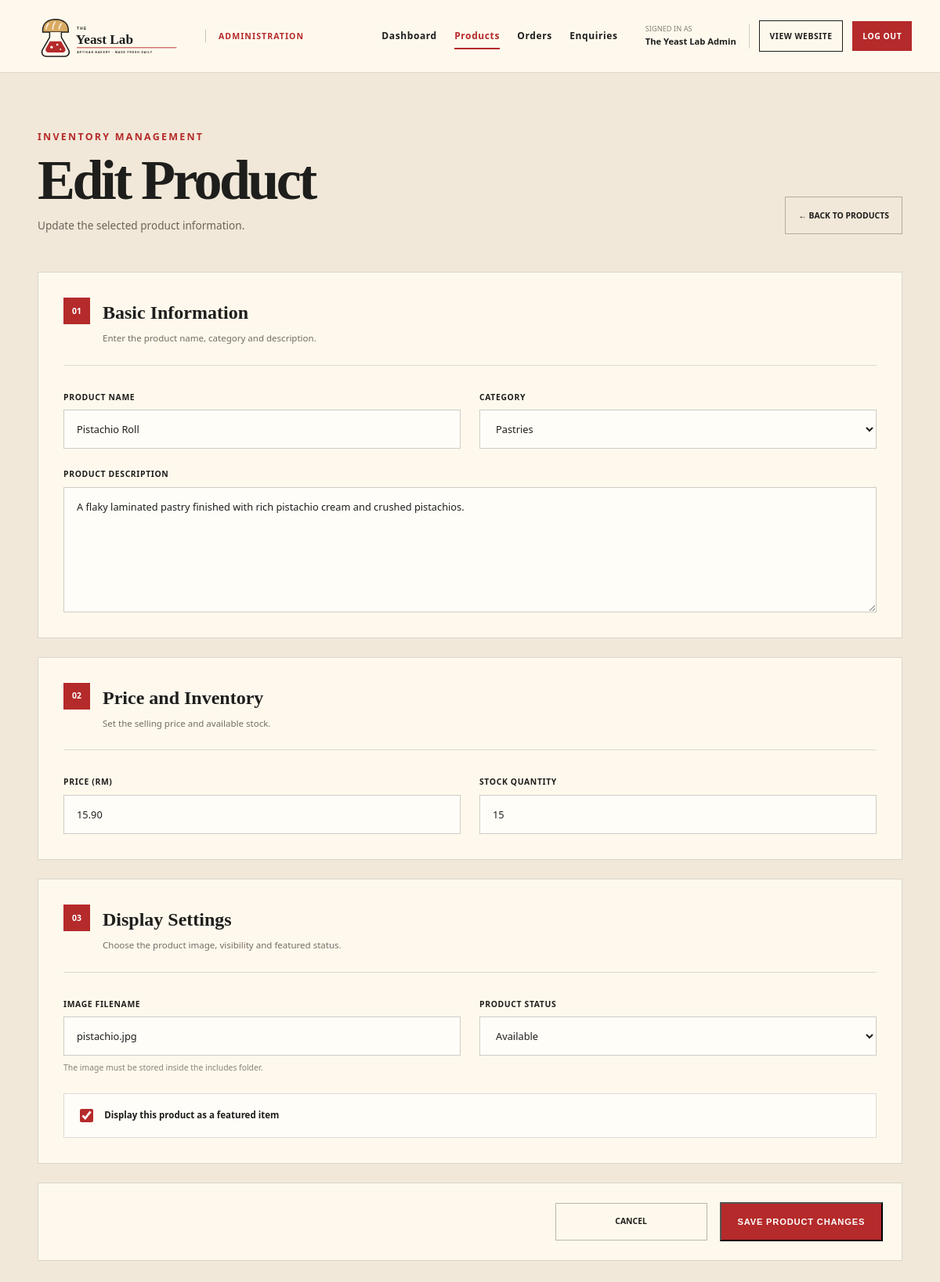
The page /admin/product-form.php?id=2 (signed in) on the database its author committed.
### tables this page shows
CREATE TABLE products (
    product_id INT AUTO_INCREMENT PRIMARY KEY,
    category_id INT NOT NULL,
    product_name VARCHAR(150) NOT NULL,
    product_description TEXT NOT NULL,
    price DECIMAL(10, 2) NOT NULL,
    image VARCHAR(255) NOT NULL,
    stock_quantity INT NOT NULL DEFAULT 0,
    is_featured BOOLEAN NOT NULL DEFAULT FALSE,
    product_status ENUM('Available', 'Unavailable')
        NOT NULL DEFAULT 'Available',
    created_at TIMESTAMP DEFAULT CURRENT_TIMESTAMP,
    updated_at TIMESTAMP DEFAULT CURRENT_TIMESTAMP
        ON UPDATE CURRENT_TIMESTAMP,

    CONSTRAINT fk_product_category
        FOREIGN KEY (category_id)
        REFERENCES categories(category_id)
        ON UPDATE CASCADE
        ON DELETE RESTRICT
);

CREATE TABLE categories (
    category_id INT AUTO_INCREMENT PRIMARY KEY,
    category_name VARCHAR(100) NOT NULL,
    category_slug VARCHAR(100) NOT NULL UNIQUE,
    category_description TEXT,
    created_at TIMESTAMP DEFAULT CURRENT_TIMESTAMP
);

### admin/product-form.php (the view, shortened to what this page needs)
<?php
require_once __DIR__ . "/../db.php";
$productId = filter_input(
    INPUT_GET,
    "id",
    FILTER_VALIDATE_INT
);
$isEditing = $productId && $productId > 0;
$productName = "";
$productDescription = "";
$categoryId = "";
$price = "";
$image = "";
$stockQuantity = 0;
$isFeatured = 0;
$productStatus = "Available";
if ($isEditing) {
    $productStmt = $conn->prepare("
        SELECT
            product_id,
            category_id,
            product_name,
            product_description,
            price,
            image,
            stock_quantity,
            is_featured,
            product_status
        FROM products
        WHERE product_id = ?
    ");
    $productStmt->bind_param("i", $productId);
    $productStmt->execute();
    $productResult = $productStmt->get_result();
    $product = $productResult->fetch_assoc();
    $categoryId = $product["category_id"];
    $productName = $product["product_name"];
    $productDescription =
        $product["product_description"];
    $price = $product["price"];
    $image = $product["image"];
    $stockQuantity = $product["stock_quantity"];
    $isFeatured = $product["is_featured"];
    $productStatus = $product["product_status"];
}
$categoryResult = $conn->query("
    SELECT
        category_id,
        category_name
    FROM categories
    ORDER BY category_name
");
?>
<!DOCTYPE html>
<html lang="en">
<head>
    <link rel="stylesheet"
          href="../style.css?v=<?php
              echo filemtime(
                  __DIR__ . "/../style.css"
              );
          ?>">
</head>
<body class="admin-body">
<?php require_once __DIR__ . "/admin-header.php"; ?>
<main class="admin-main">
    <section class="admin-page-heading">
        <div>
            <p class="section-label">
                Inventory Management
            </p>
            <h1>
                <?php echo $isEditing
                    ? "Edit Product"
                    : "Add New Product"; ?>
            </h1>
            <p>
                <?php echo $isEditing
                    ? "Update the selected product information."
                    : "Create a new product for the bakery catalogue."; ?>
            </p>
        </div>
        <a href="products.php"
           class="admin-clear-filter">
            ← Back to Products
        </a>
    </section>
    <form action="product-form.php<?php
              echo $isEditing
                  ? "?id=" . $productId
                  : "";
          ?>"
          method="POST"
          class="admin-product-form">
        <div class="admin-form-section">
            <div class="admin-form-section-heading">
                <span>01</span>
                <div>
                    <h2>Basic Information</h2>
                    <p>
                        Enter the product name, category
                        and description.
                    </p>
                </div>
            </div>
            <div class="admin-form-grid">
                <div class="admin-form-field">
                    <label for="product-name">
                        Product Name
                    </label>
                    <input type="text"
                           id="product-name"
                           name="product_name"
                           maxlength="150"
                           required
                           value="<?php
                               echo htmlspecialchars(
                                   $productName
                               );
                           ?>">
                </div>
                <div class="admin-form-field">
                    <label for="category-id">
                        Category
                    </label>
                    <select id="category-id"
                            name="category_id"
                            required>
                        <?php while (
                            $category =
                                $categoryResult->fetch_assoc()
                        ): ?>
                            <option value="<?php
                                echo $category["category_id"];
                            ?>"
                                <?php echo
                                    (int) $categoryId ===
                                    (int) $category["category_id"]
                                        ? "selected"
                                        : "";
                                ?>>
                                <?php echo htmlspecialchars(
                                    $category["category_name"]
                                ); ?>
                            </option>
                        <?php endwhile; ?>
                    </select>
                </div>
                <div class="admin-form-field admin-full-field">
                    <label for="product-description">
                        Product Description
                    </label>
                    <textarea id="product-description"
                              name="product_description"
                              rows="6"
                              required><?php
                        echo htmlspecialchars(
                            $productDescription
                        );
                    ?></textarea>
                </div>
            </div>
        </div>
        <div class="admin-form-section">
            <div class="admin-form-section-heading">
                <span>02</span>
                <div>
                    <h2>Price and Inventory</h2>
                    <p>
                        Set the selling price and available stock.
                    </p>
                </div>
            </div>
            <div class="admin-form-grid">
                <div class="admin-form-field">
                    <label for="price">
                        Price (RM)
                    </label>
                    <input type="number"
                           id="price"
                           name="price"
                           min="0"
                           step="0.01"
                           required
                           value="<?php
                               echo htmlspecialchars($price);
                           ?>">
                </div>
                <div class="admin-form-field">
                    <label for="stock-quantity">
                        Stock Quantity
                    </label>
                    <input type="number"
                           id="stock-quantity"
                           name="stock_quantity"
                           min="0"
                           step="1"
                           required
                           value="<?php
                               echo htmlspecialchars(
                                   (string) $stockQuantity
                               );
                           ?>">
                </div>
            </div>
        </div>
        <div class="admin-form-section">
            <div class="admin-form-section-heading">
                <span>03</span>
                <div>
                    <h2>Display Settings</h2>
                    <p>
                        Choose the product image,
                        visibility and featured status.
                    </p>
                </div>
            </div>
            <div class="admin-form-grid">
                <div class="admin-form-field">
                    <label for="image">
                        Image Filename
                    </label>
                    <input type="text"
                           id="image"
                           name="image"
                           maxlength="255"
                           placeholder="Example: shiopan.jpeg"
                           required
                           value="<?php
                               echo htmlspecialchars($image);
                           ?>">
                    <small>
                        The image must be stored inside
                        the includes folder.
                    </small>
                </div>
                <div class="admin-form-field">
                    <label for="product-status">
                        Product Status
                    </label>
                    <select id="product-status"
                            name="product_status">
                        <option value="Available"
                            <?php echo
                                $productStatus === "Available"
                                    ? "selected"
                                    : "";
                            ?>>
                            Available
                        </option>
                    </select>
                </div>
                <div class="admin-form-checkbox admin-full-field">
                    <input type="checkbox"
                           id="is-featured"
                           name="is_featured"
                           value="1"
                           <?php echo $isFeatured
                               ? "checked"
                               : ""; ?>>
                    <label for="is-featured">
                        Display this product as a featured item
                    </label>
                </div>
            </div>
        </div>
        <div class="admin-form-actions">
            <a href="products.php"
               class="admin-clear-filter">
                Cancel
            </a>
            <button type="submit"
                    class="admin-primary-button">
                <?php echo $isEditing
                    ? "Save Product Changes"
                    : "Add Product"; ?>
            </button>
        </div>
    </form>
</main>
</body>
</html>

### rows shown on the page
products: product_name "Pistachio Roll", category_id "Pastries", product_description "A flaky laminated pastry finished with rich pistachio cream and crushed pistachios.", price "15.90", stock_quantity "15", image "pistachio.jpg", product_status "Available", is_featured "☑"

### other values the page prints
$_SESSION["user_name"] "The Yeast Lab Admin"
